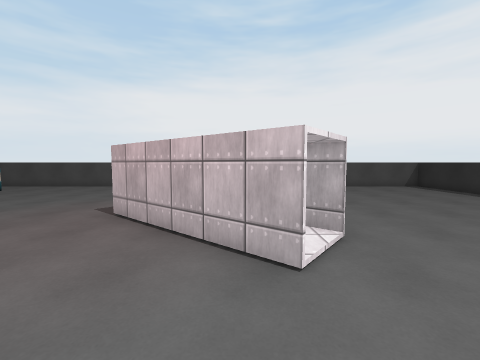
View 1 (above)

21 first-person views from a walk through a Unity game level. The camera is 1.5 m above the floor, tilts 4° down and sees 90° across. The floor is counted in squares, 1 m on a side. Each view is taken from the middle of a square. On the plan, view 1 faces up. The plan holds only what a view shows up to about 13 squares ahead; the rest is blank. The player character is not drawn. Some surface patterns are stand-ins.

View 2
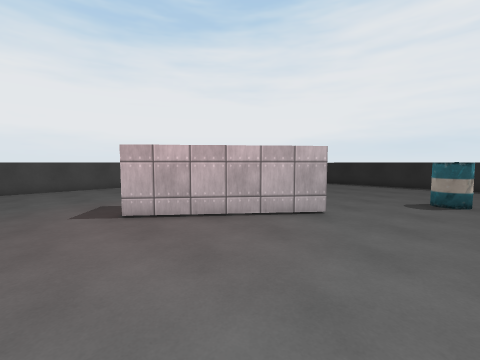

View 3
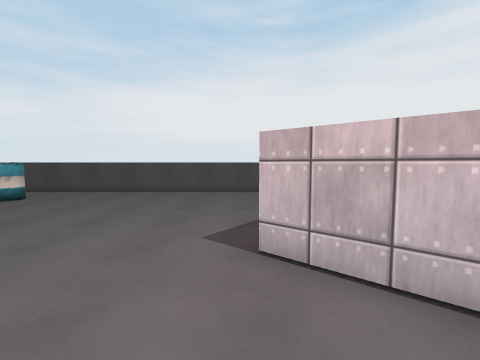

View 4
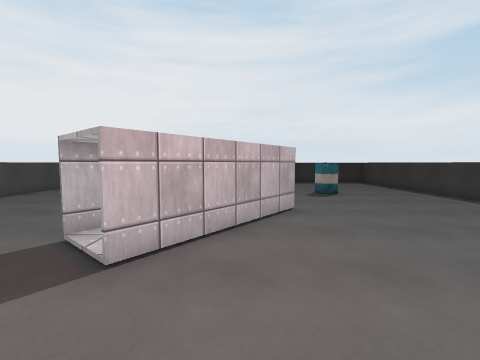

View 5
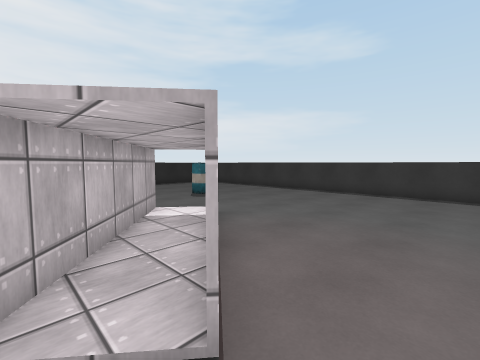

View 6
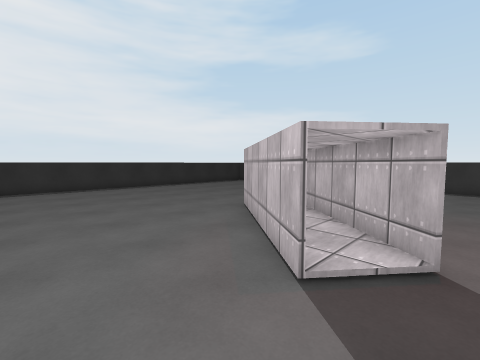

View 7
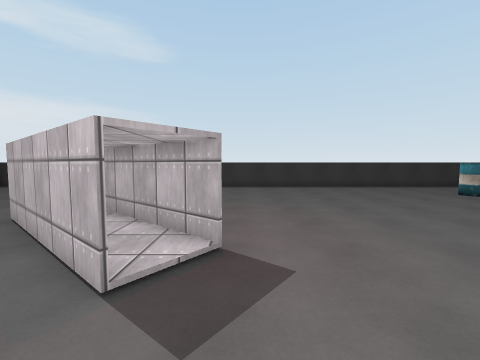

View 8
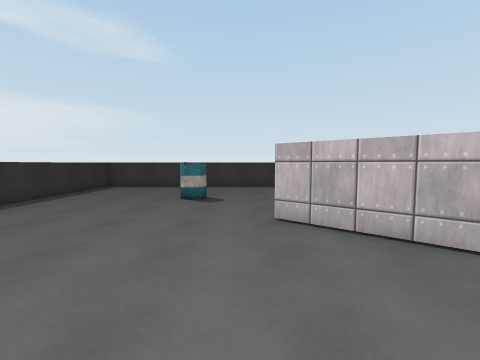

View 9
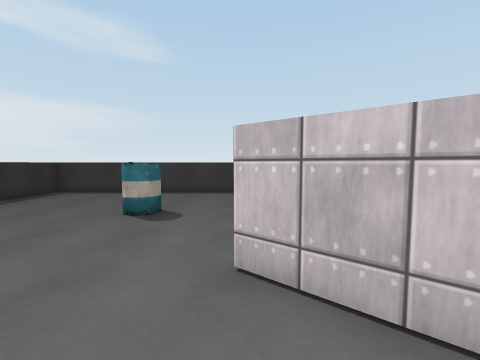

View 10
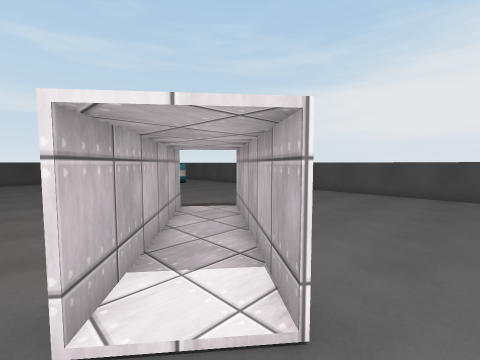

View 11
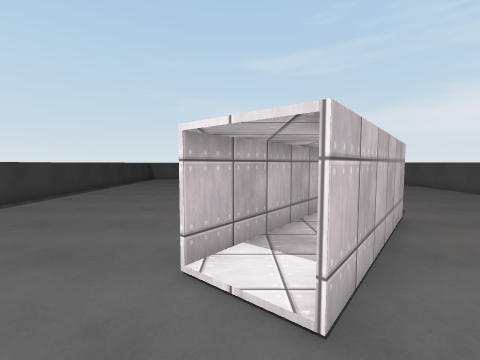

View 12
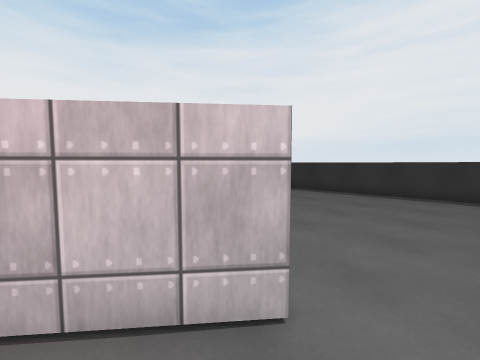

View 13
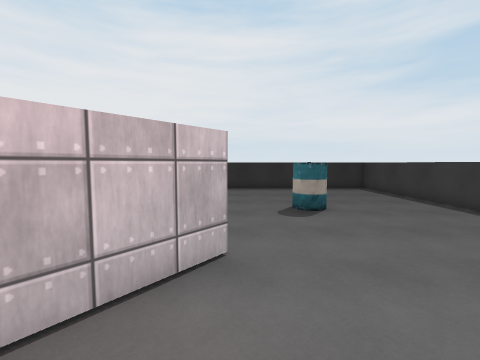

View 14
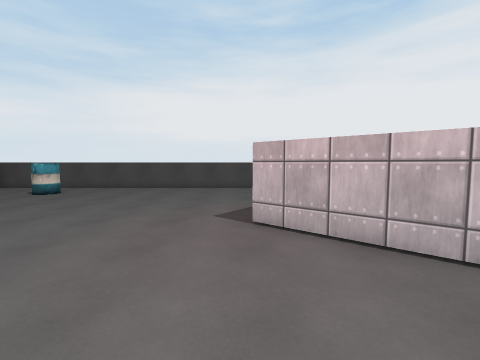

View 15
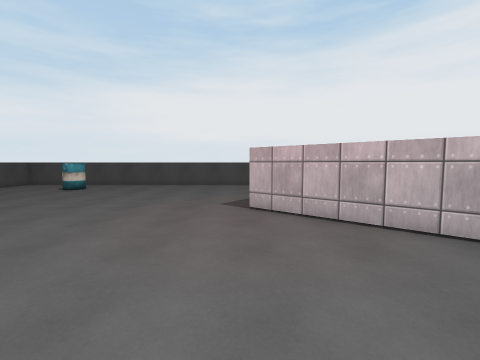

View 16
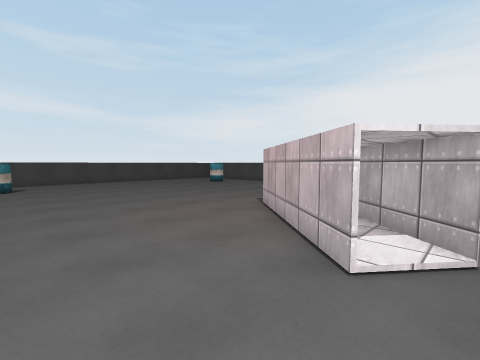

View 17
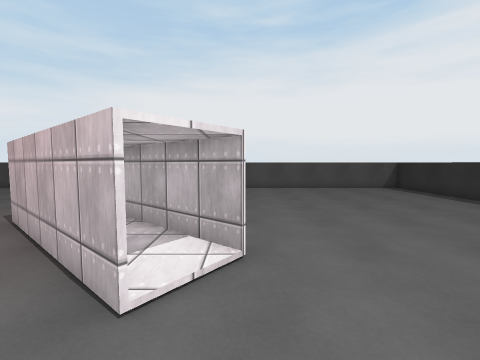

View 18
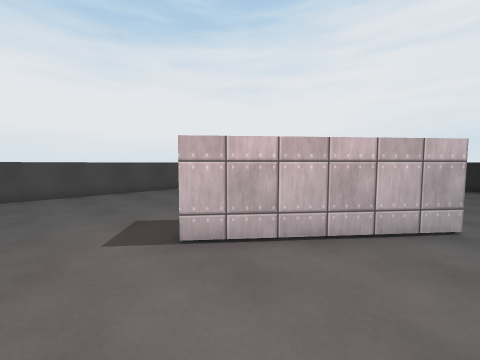

View 19
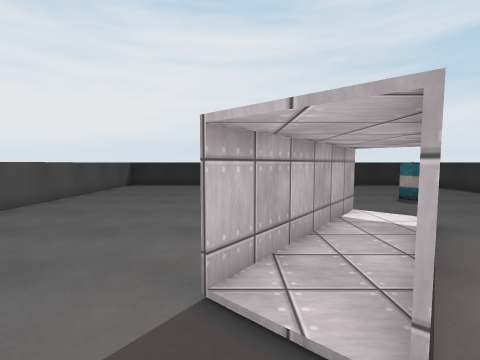

View 20
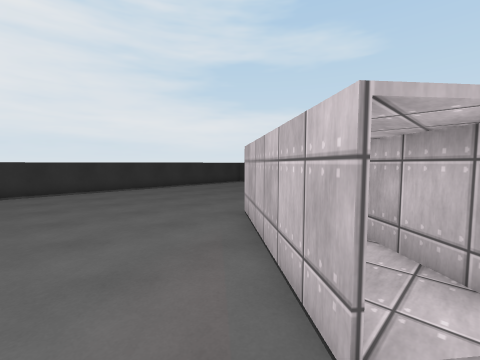

View 21
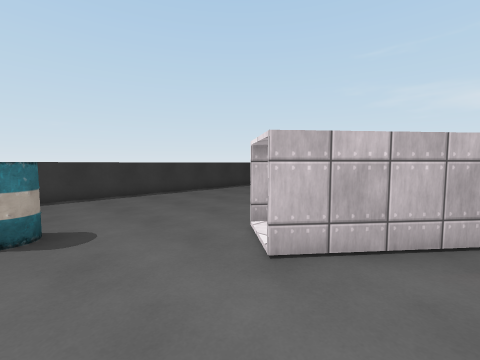

### Floor plan
Key: @ floor where view 1 was taken; # wall or solid block; . main floor; : floor 0.25 m higher than the main floor; / step, stairs or slope; O other object.
Columns run from 16 left of view 1 to 12 right of it. Each row starts with its distance up from view 1.
 16  ########################
 15  ........................
 14 ............................#
 13 ..OO........................#
 12 ............................#
 11 ............................#
 10  ...........................#
  9   ..........................#
  8    ........../O.............#
  7     ........OO:OO...........#
  6      ........OO:OO..........#
  5      .........OO:OO.........#
  4   .............OO:..........#
  3   ...............O..........#
  2   ..........................#
  1  ....................O......#
  0  O..............@....O......#
 -1  ...........................#
 -2  ...........................#
 -3        .....................#
 -4        .....................#
 -5        ######################

Where each view was taken, in squares from view 1:
view 1: 0 up, 0 right, facing up
view 2: 0 up, 6 left, facing up-right
view 3: 3 up, 4 left, facing up
view 4: 5 up, 7 left, facing right
view 5: 8 up, 5 left, facing down-right
view 6: 11 up, 4 left, facing down-right
view 7: 11 up, 4 left, facing down
view 8: 11 up, 3 right, facing down
view 9: 8 up, 2 right, facing down
view 10: 3 up, 3 right, facing up-left
view 11: 4 up, 4 right, facing left
view 12: 2 up, 1 left, facing up-right
view 13: 3 up, 3 left, facing right
view 14: 1 up, 4 left, facing up
view 15: 1 down, 4 left, facing up
view 16: 0 up, 2 right, facing up-left
view 17: 1 up, 2 right, facing up
view 18: 3 up, 6 left, facing up-right
view 19: 8 up, 5 left, facing right
view 20: 10 up, 3 left, facing down-right
view 21: 7 up, 5 right, facing down-left
